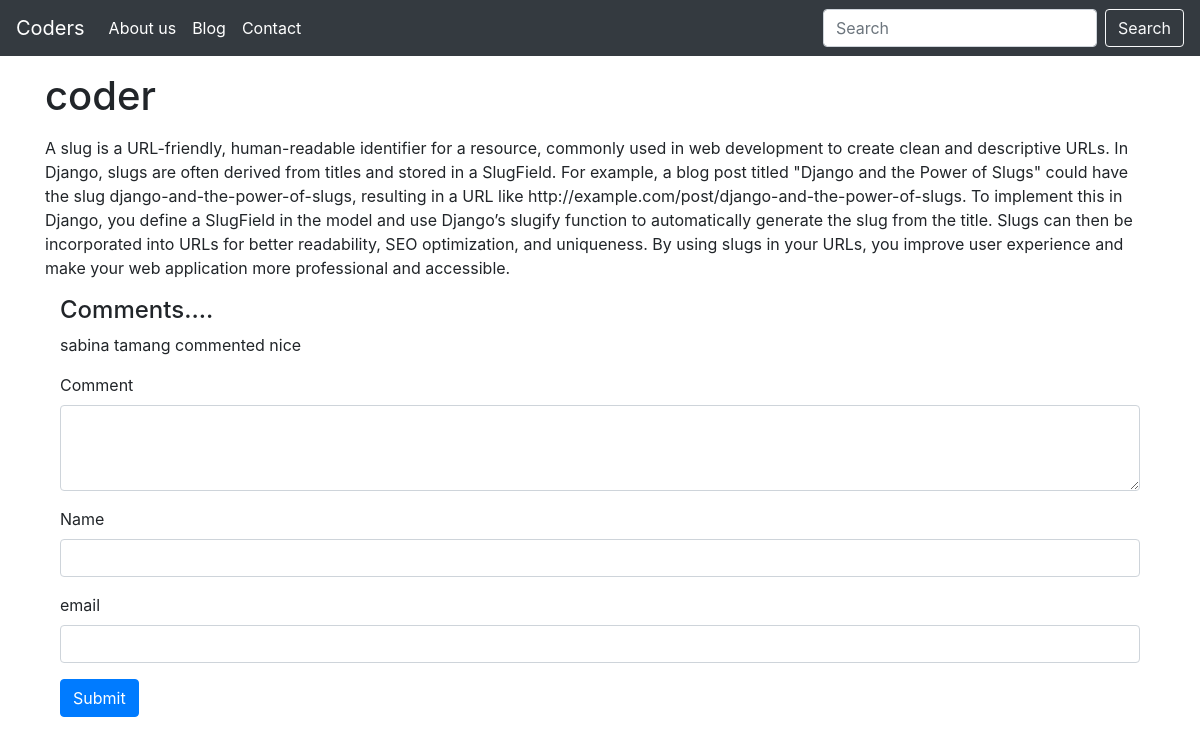
The app's page /blogpost/pppp with its own data.
### main/models.py (models this page shows, shortened)
class Blog(models.Model):
    sno = models.AutoField(primary_key=True)
    title = models.CharField(max_length=200)
    content = models.TextField()
    slug = models.CharField(max_length=100)
    time = models.DateTimeField(auto_now_add=True)

class Comment(models.Model):
    post = models.ForeignKey(Blog,on_delete=models.CASCADE)
    user = models.ForeignKey(User, on_delete=models.CASCADE, blank=True, null=True)
    name = models.CharField(max_length=200)
    Comment = models.TextField()
    parent = models.ForeignKey('self', on_delete=models.CASCADE, null=True)
    date_added = models.DateTimeField(default=now)

### main/views.py (the view)
# urls.py: path('blogpost/<str:slug>',blogpost, name='blogpost'),
def blogpost(request,slug):
    blog = Blog.objects.filter(slug=slug).first()
    comments = Comment.objects.filter(post=blog)
    context = {
        'blog': blog,
        'comments': comments,
    }
    return render(request, 'main/blogpost.html', context)

### main/templates/main/blogpost.html (shortened to what this page needs)
{% extends 'main/base.html' %}
{% block body %}
<div class="container">
<h1 class="my-3">
    {{blog.title}}
</h1>
<div class="my-3">
    {{blog.content|safe}}
</div>
<div class="container">
    <h4>Comments....</h4>
    {% for comment in comments %}
    <p>
    {{comment.name}} commented {{comment.Comment}}
    </p>
    {% endfor %}
    <form action="{% url 'postcomment' %}" method="post">
        <div class="form-group">
            <label for="comment">Comment</label>
            <textarea class="form-control" name="comment" id="comment" rows="3"></textarea>
        </div>
        <div class="form-group">
            <label for="comment">Name</label>
            <input class="form-control" name="name" id="comment" />
        </div>
        <div class="form-group">
            <label for="comment">email</label>
            <input class="form-control" name="email" id="comment" type="email" />
        </div>
        <button type="submit" class="btn btn-primary">Submit</button>
    </form>
</div>
{% endblock body %}

### records on screen
Blog: title "coder", content "A slug is a URL-friendly, human-readable identifier for a resource, commonly used in web development to create clean and descriptive URLs. In Django, slugs are often derived from titles and stored in a SlugField. For example, a blog post titled \"Django and the Power of Slugs\" could have the slug django-and-the-power-of-slugs, resulting in a URL like http://example.com/post/django-and-the-power-of-slugs. To implement this in Django, you define a SlugField in the model and use Django’s slugify function to automatically generate the slug from the title. Slugs can then be incorporated into URLs for better readability, SEO optimization, and uniqueness. By using slugs in your URLs, you improve…"
Comment: name "sabina tamang", Comment "nice"
